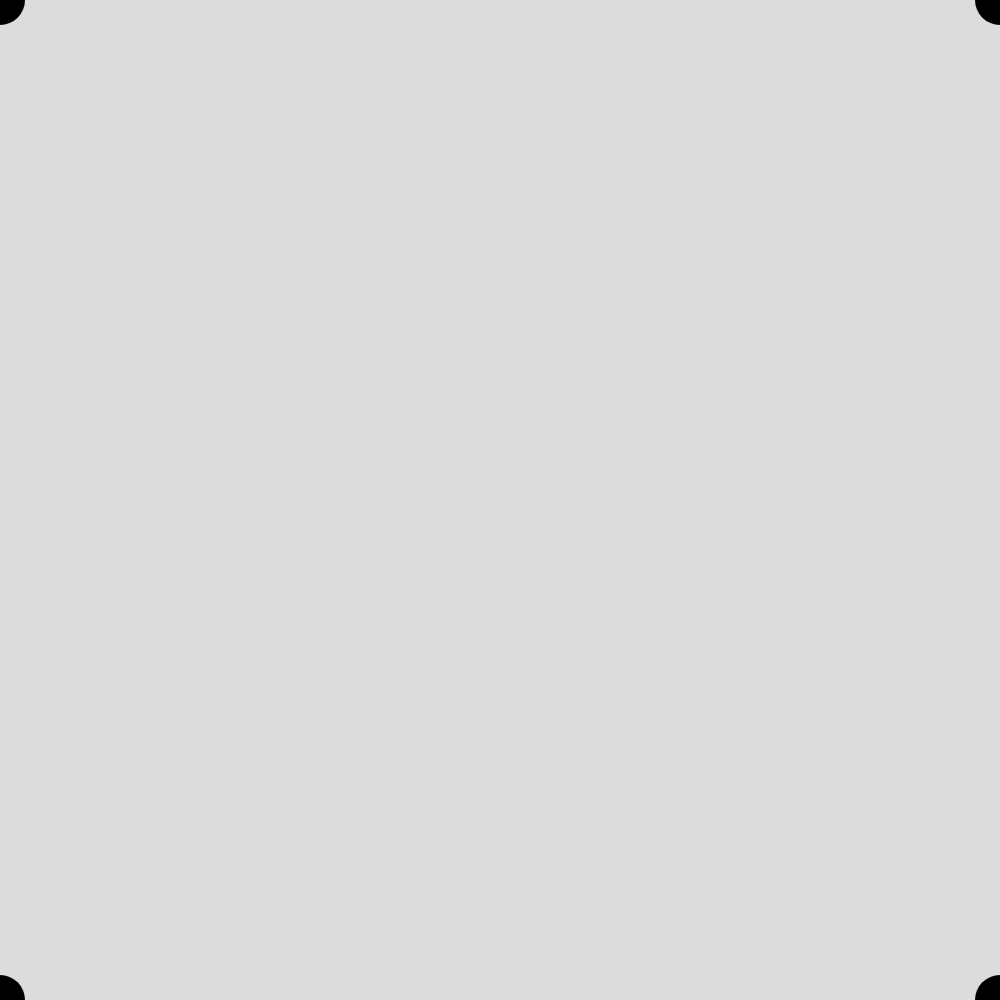
Frame 1 (no input)
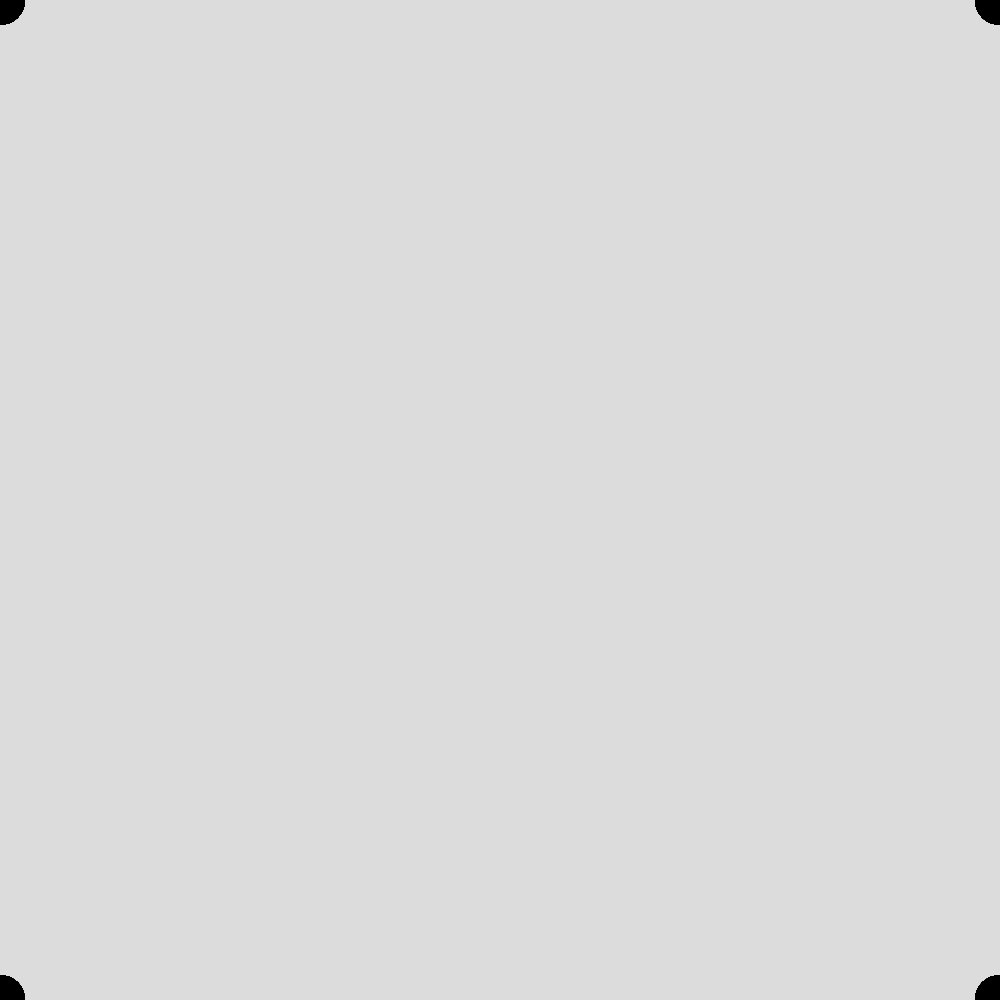
Frame 60 (no input)
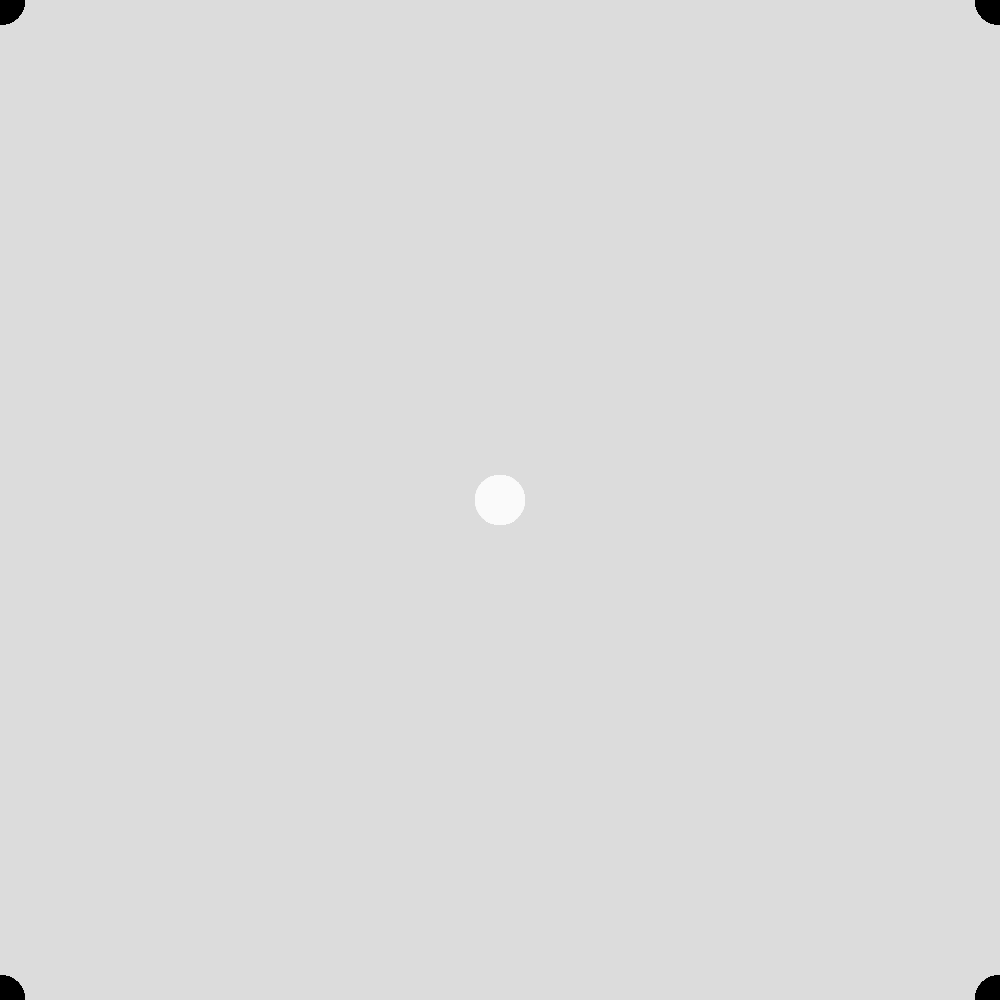
Frame 120 (the mouse pressed at the canvas centre since frame 60)

The p5.js sketch that drew these frames (run headless with seeded random() and noise() and a simulated clock; from frame 60 on, the mouse is pressed at the canvas centre):

// p5.js sketch
// ── sketch.js
function setup() {
  createCanvas(1000, 1000);
  background(220);
  
}

function draw() {
  noStroke();
  fill(mouseX/2,mouseY/2,mouseX/4+mouseY/4);
  
  //follows the mouse
  ellipse(mouseX, mouseY, 50);

  //mirrors the mouse along the x axis
  ellipse(width - mouseX, mouseY, 50);

  //mirrors the mouse along the y axis
  ellipse(mouseX, height - mouseY, 50);

  //mirrors the mouse along both the axis
  ellipse(width-mouseX, height - mouseY, 50);

}
